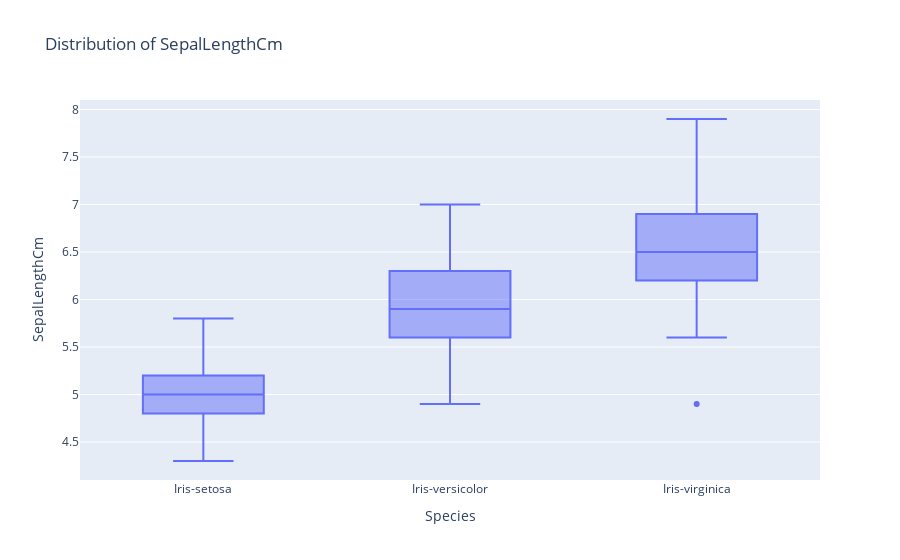
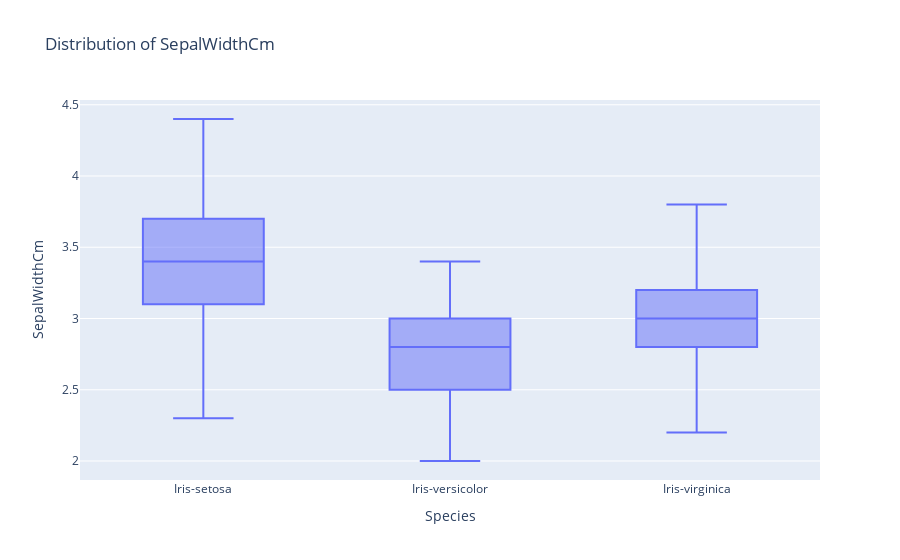

The code cell stored with these charts, in order, in its notebook:
### Code cell
fig = px.box(df, y='SepalLengthCm', x='Species', title='Distribution of SepalLengthCm')
fig.show()
fig = px.box(df, y='SepalWidthCm', x='Species', title='Distribution of SepalWidthCm')
fig.show()
fig = px.box(df, y='PetalLengthCm', x='Species', title='Distribution of PetalLengthCm')
fig.show()
fig = px.box(df, y='PetalWidthCm', x='Species', title='Distribution of PetalWidthCm')
fig.show()

### Figure 1 — Plotly figure (JSON) as saved in the notebook; plotly's stock layout.template omitted (floating-point values rounded to 4 significant figures; data arrays with more than 128 entries replaced by an {"elided": "..."} marker saying what was removed)
{"data": [{"alignmentgroup": "True", "hovertemplate": "Species=%{x}<br>SepalLengthCm=%{y}<extra></extra>", "legendgroup": "", "marker": {"color": "#636efa"}, "name": "", "notched": false, "offsetgroup": "", "orientation": "v", "showlegend": false, "type": "box", "x": {"elided": "150 str values"}, "x0": " ", "xaxis": "x", "y": {"elided": "150 float values"}, "y0": " ", "yaxis": "y"}], "layout": {"boxmode": "group", "legend": {"tracegroupgap": 0}, "title": {"text": "Distribution of SepalLengthCm"}, "xaxis": {"anchor": "y", "domain": [0, 1], "title": {"text": "Species"}}, "yaxis": {"anchor": "x", "domain": [0, 1], "title": {"text": "SepalLengthCm"}}}}

### Figure 2 — Plotly figure (JSON) as saved in the notebook; plotly's stock layout.template omitted (floating-point values rounded to 4 significant figures; data arrays with more than 128 entries replaced by an {"elided": "..."} marker saying what was removed)
{"data": [{"alignmentgroup": "True", "hovertemplate": "Species=%{x}<br>SepalWidthCm=%{y}<extra></extra>", "legendgroup": "", "marker": {"color": "#636efa"}, "name": "", "notched": false, "offsetgroup": "", "orientation": "v", "showlegend": false, "type": "box", "x": {"elided": "150 str values"}, "x0": " ", "xaxis": "x", "y": {"elided": "150 float values"}, "y0": " ", "yaxis": "y"}], "layout": {"boxmode": "group", "legend": {"tracegroupgap": 0}, "title": {"text": "Distribution of SepalWidthCm"}, "xaxis": {"anchor": "y", "domain": [0, 1], "title": {"text": "Species"}}, "yaxis": {"anchor": "x", "domain": [0, 1], "title": {"text": "SepalWidthCm"}}}}
